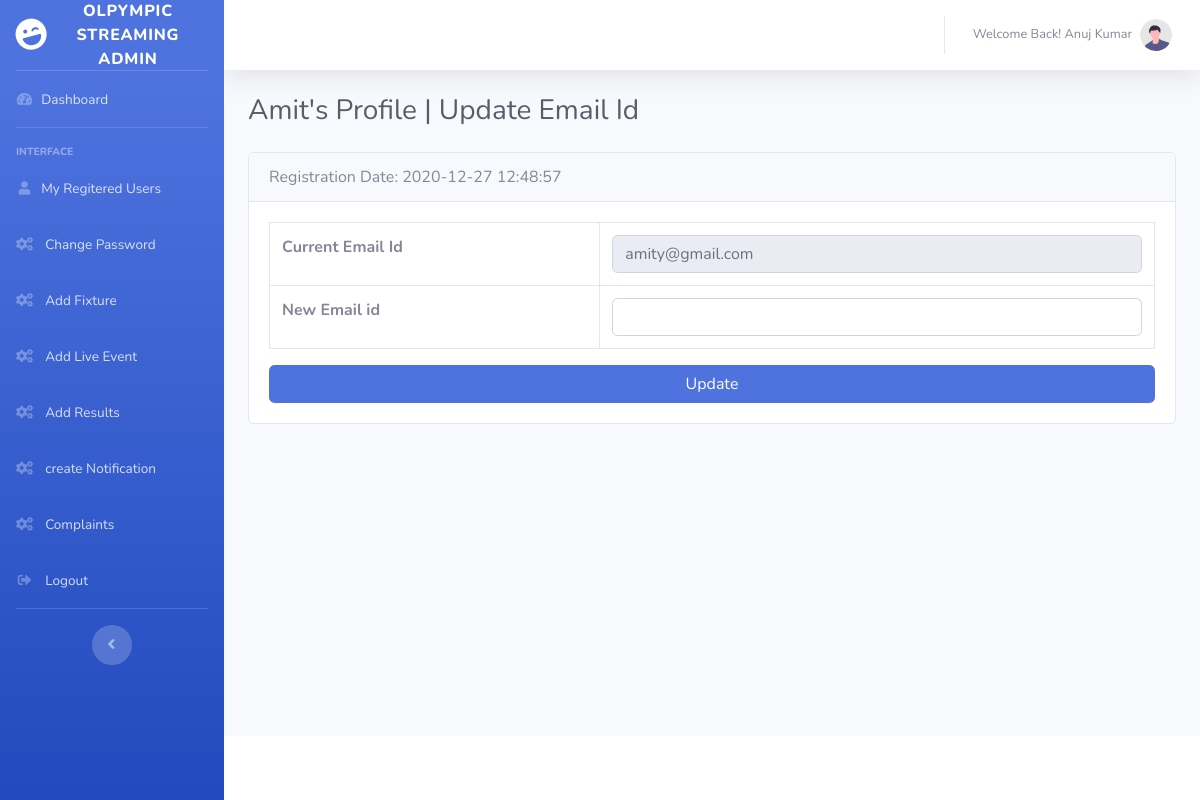
The app's page /pd/admin/change-emailid.php?uid=2 (signed in) with its own data.
### tables this page shows
CREATE TABLE `tblusers` (
  `id` int(11) NOT NULL,
  `FirstName` varchar(150) DEFAULT NULL,
  `LastName` varchar(150) DEFAULT NULL,
  `EmailId` varchar(255) DEFAULT NULL,
  `UserPassword` varchar(255) DEFAULT NULL,
  `RegDate` timestamp NULL DEFAULT current_timestamp(),
  `IsActive` int(1) DEFAULT NULL,
  `LastUpdationDate` varchar(150) DEFAULT NULL
);

### pd/admin/change-emailid.php (the view, shortened to what this page needs)
<?php
include('../includes/config.php');
if (strlen($_SESSION['adid'] == 0)) {
    header('location:logout.php');
} else {
?>
    <!DOCTYPE html>
    <html lang="en">
    <head>
        <link href="../vendor/fontawesome-free/css/all.min.css" rel="stylesheet" type="text/css">
        <link href="../css/sb-admin-2.min.css" rel="stylesheet">
    </head>
    <body id="page-top">
        <div id="wrapper">
            <?php include_once('includes/sidebar.php'); ?>
            <div id="content-wrapper" class="d-flex flex-column">
                <div id="content">
                    <?php include_once('includes/topbar.php'); ?>
                    <div class="container-fluid">
                        <?php
                        $uid = $_GET['uid'];
                        $query = mysqli_query($con, "call sp_userprofile($uid)");
                        while ($result = mysqli_fetch_array($query)) {
                        ?>
                            <div class="d-sm-flex align-items-center justify-content-between mb-4">
                                <h1 class="h3 mb-0 text-gray-800"><?php echo $result['FirstName']; ?>'s Profile | Update Email Id</h1>
                            </div>
                            <div class="row">
                                <div class="col-lg-12">
                                    <div class="card mb-4">
                                        <div class="card-header">
                                            Registration Date: <?php echo $result['RegDate']; ?>
                                        </div>
                                        <div class="card-body">
                                            <form method="post">
                                                <table class="table table-bordered dataTable" id="dataTable" width="100%" cellspacing="0" role="grid" aria-describedby="dataTable_info" style="width: 100%;">
                                                    <tr>
                                                        <th>Current Email Id</th>
                                                        <td>
                                                            <input type="email" class="form-control form-control-user" id="emailid" value="<?php echo $result['EmailId']; ?>" name="emailid" readonly="true">
                                                        </td>
                                                    </tr>
                                                    <tr>
                                                        <th>New Email id</th>
                                                        <td>
                                                            <input type="email" class="form-control form-control-user" id="newemailid" name="newemailid" required="true">
                                                        </td>
                                                    </tr>
                                                </table>
                                                <button type="submit" name="update" class="btn btn-primary btn-user btn-block">
                                                    Update
                                                </button>
                                            </form>
                                        </div>
                                    </div>
                                <?php } ?>
                                </div>
                            </div>
                    </div>
                </div>
                <?php include_once('includes/footer.php'); ?>
            </div>
        </div>
    </body>
    </html>
<?php } ?>

### records on screen
tblusers: FirstName "Amit", RegDate "2020-12-27 12:48:57", emailid "amity@gmail.com"

### other values on screen
$_SESSION['fllname'] "Anuj Kumar"
